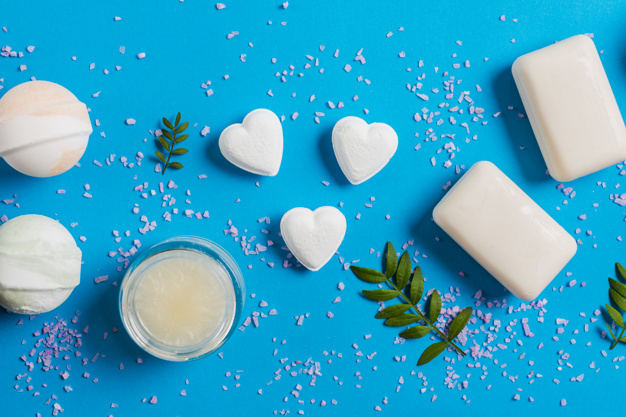
#> input picture image-18-2-2.jpg, 626 x 417 px
$ jupyter execute --allow-errors course18-chap2.ipynb   (older library calls are emulated)
#> lines starting #> are read from the running program, lines starting #| are printed output that depends on the picture
[cell 1]
import numpy as np
import pandas as pd
import matplotlib.pyplot as plt
import seaborn as sns
sns.set()

[cell 2]
from skimage import data
from skimage.filters import sobel, gaussian
from skimage.color import rgb2gray
from skimage.exposure import equalize_adapthist, equalize_hist
from skimage.transform import rotate, rescale, resize
from skimage.morphology import binary_dilation, binary_erosion

[cell 3]
soaps = plt.imread('./image-18-2-2.jpg')
#> soaps is the input picture: shape (417, 626, 3); mean R, G, B 56.5, 165.4, 199.6
bldgs = plt.imread('./image-18-2-3.jpg')
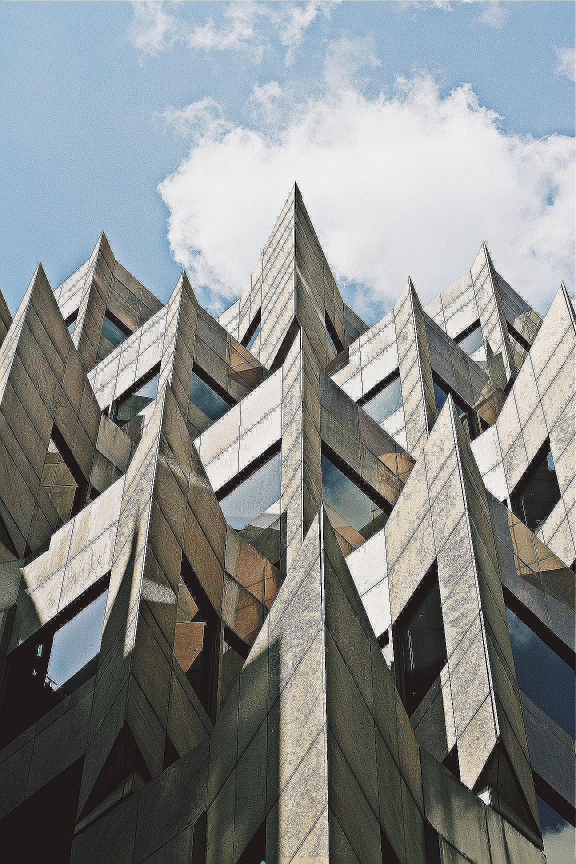
#> input picture image-18-2-3.jpg, 1152 x 1728 px (shown at 1/2 size)
#> bldgs is the input picture: shape (1728, 1152, 3); mean R, G, B 136.2, 139.8, 139.3
xray = plt.imread('./image-18-2-6.jpg')
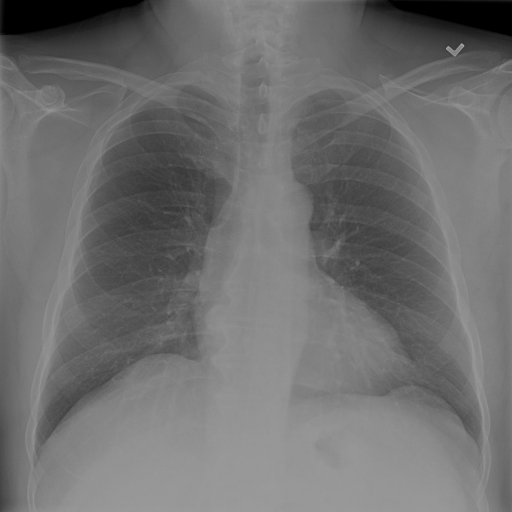
#> input picture image-18-2-6.jpg, 1024 x 1024 px (shown at 1/2 size)
#> xray is the input picture: shape (1024, 1024) float32; min 0, max 0.675, mean 0.437
aerial = plt.imread('./image-18-2-7.jpg')
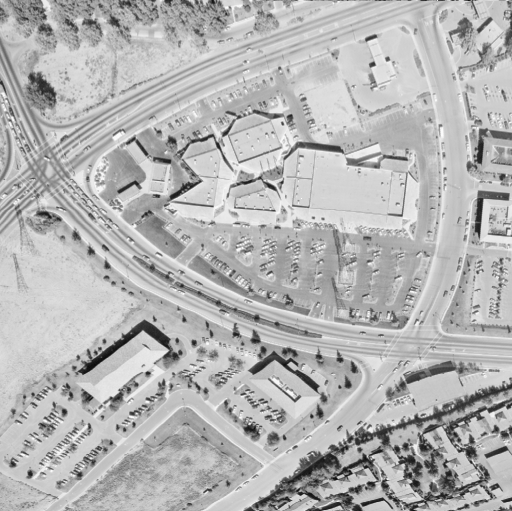
#> input picture image-18-2-7.jpg, 512 x 511 px
#> aerial is the input picture: shape (511, 512) float32; min 0.0471, max 0.988, mean 0.708
kitty = plt.imread('./image-18-2-10.jpg')
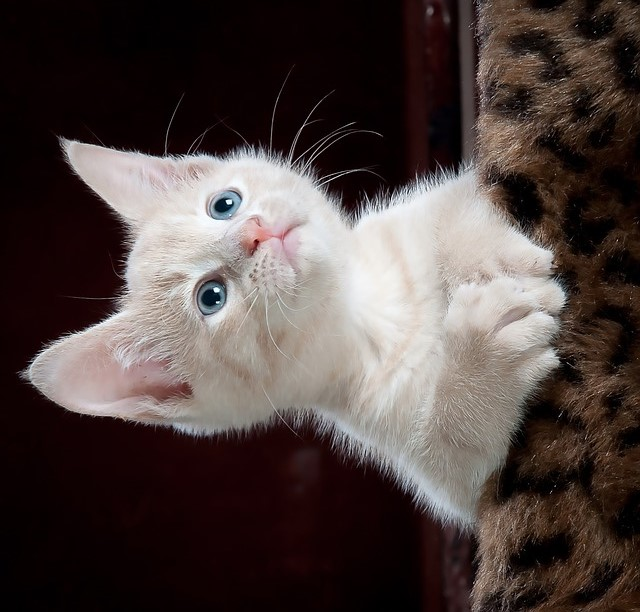
#> input picture image-18-2-10.jpg, 640 x 612 px
#> kitty is the input picture: shape (612, 640, 3); mean R, G, B 78.6, 66.9, 64.4
dogs = plt.imread('./image-18-2-12.jpg')
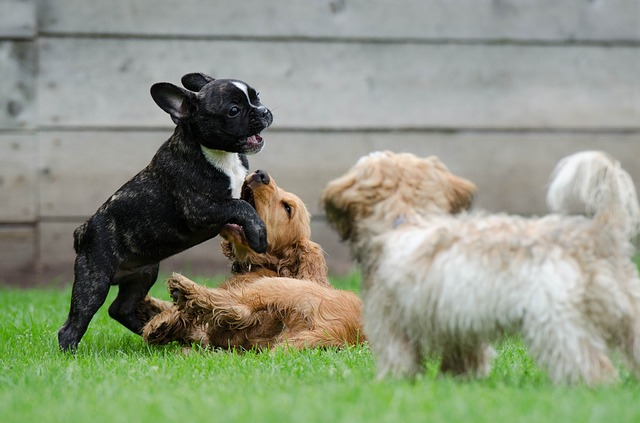
#> input picture image-18-2-12.jpg, 640 x 423 px
#> dogs is the input picture: shape (423, 640, 3); mean R, G, B 140.7, 147.6, 127.1
#> (the rest of this cell did not finish here and is left out)

# Jump into filtering

[cell 4]
def show_image(image, title='Image', cmap_type='gray', ax=None):
    if ax == None:
        plt.imshow(image, cmap=cmap_type)
        plt.title(title)
        plt.axis('off')
        plt.show()
    else:
        ax.imshow(image, cmap=cmap_type)
        ax.set(title=title)
        ax.axis('off')

[cell 5]
def plot_comparison(original, filtered, title_filtered):

    fig, (ax1, ax2) = plt.subplots(1, 2, figsize=(8, 6),
                                   sharex=True, sharey=True)

    ax1.imshow(original, cmap='gray')
    ax1.set(title='Original')
    ax1.axis('off')
    ax2.imshow(filtered, cmap='gray')
    ax2.set(title=title_filtered)
    ax2.axis('off')

## Edge detection

[cell 6]
soaps_gray = rgb2gray(soaps)

# apply sobel edge detection
edge_sobel = sobel(soaps_gray)

plot_comparison(soaps, edge_sobel, 'Sobel')

## Blurring to reduce noise

[cell 7]
# apply gaussian filter to bldgs
bldgs_gaussian = gaussian(bldgs, multichannel=True)

plot_comparison(bldgs, bldgs_gaussian, 'Gaussian')

# Contrast enhancement

## Medical images

[cell 8]
fig, (ax1, ax2) = plt.subplots(1, 2, figsize=(15, 5))

show_image(xray,
           'Original',
           ax=ax1)

sns.distplot(xray.ravel(),
             kde=False,
             bins=256,
             color='black',
             ax=ax2)
ax2.set(title='Histogram of Image')

plt.show()
#> figure, not shown here; panel 2: tallest bar 20508 high, from x = 0 to 0.00263

[cell 9]
# use histogram equalization to improve contrast
xray_eq = equalize_hist(xray)

plot_comparison(xray, xray_eq, 'Equalized Histogram')

## Aerial image

[cell 10]
# use histogram equalization to improve contrast
aerial_eq = equalize_hist(aerial)
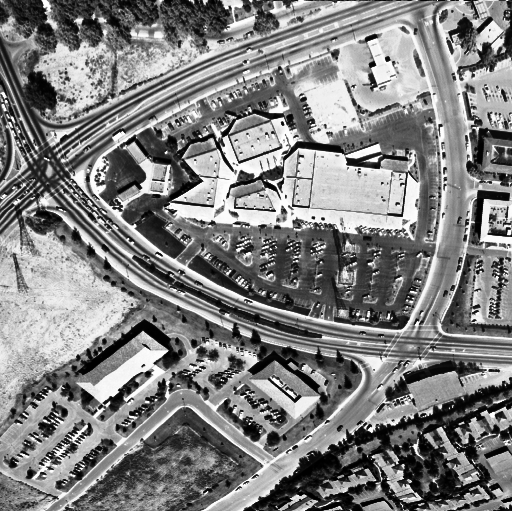
#> aerial_eq: shape (511, 512) float32; min 7.64e-06, max 1, mean 0.504

plot_comparison(aerial, aerial_eq, 'Equalized Histogram')

## Let's add some impact and contrast

[cell 11]
coffee = data.coffee()
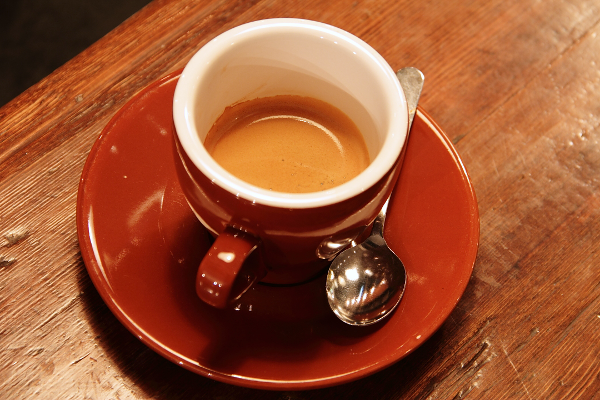
#> input picture skimage.data.coffee(), 600 x 400 px
#> coffee is the input picture: shape (400, 600, 3); mean R, G, B 158.6, 85.8, 51.5

# apply adaptive equalization

coffee_aeq = equalize_adapthist(coffee, clip_limit=0.03)
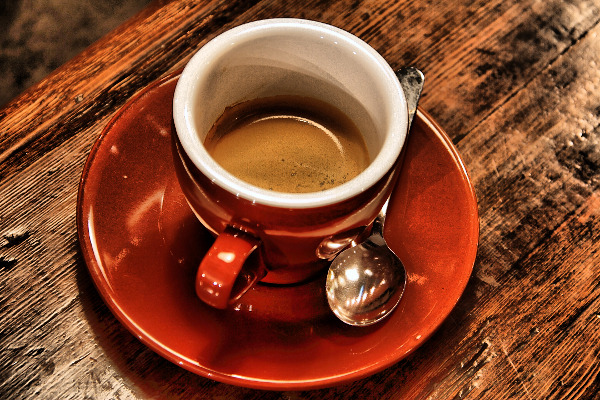
#> coffee_aeq: shape (400, 600, 3) float64; mean R, G, B 0.522, 0.277, 0.17

plot_comparison(coffee, coffee_aeq, 'Adaptive Equalization')

# Transformations

## Aliasing, rotating and rescaling

[cell 12]
plot_comparison(kitty, rotate(kitty, -90), 'Rotated 90 degrees clockwise')

[cell 13]
fig, (ax1, ax2) = plt.subplots(1, 2, figsize=(8, 6))

show_image(rescale(rotate(kitty, -90), 1/4,anti_aliasing=True, multichannel=True),
           'Transformed with anti-aliasing',
           ax=ax1)

show_image(rescale(rotate(kitty, -90), 1/4,anti_aliasing=False, multichannel=True),
           'Transformed without anti-aliasing',
           ax=ax2)

plt.show()
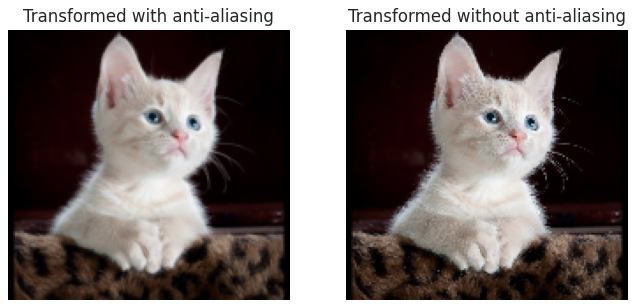
#> figure drawn by matplotlib, 2 panels

Seems like the anti aliasing filter prevents the poor pixelation effect to happen, making it look better but also less sharp.

## Enlarging images

[cell 14]
rocket = data.rocket()
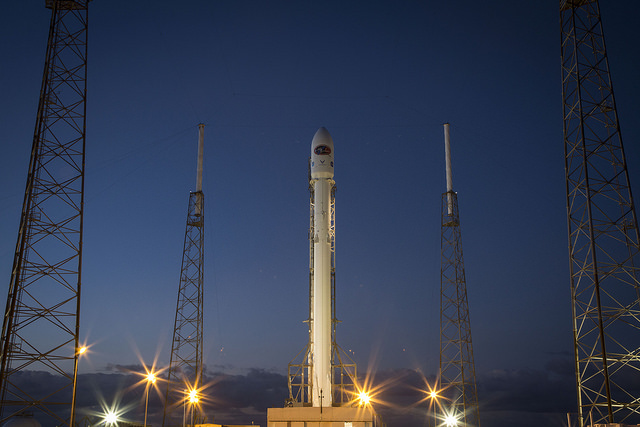
#> input picture skimage.data.rocket(), 640 x 427 px
#> rocket is the input picture: shape (427, 640, 3); mean R, G, B 52.3, 61.3, 82.3

rocket_x3 = rescale(rocket, 3,
                    anti_aliasing=True,
                    multichannel=True)

fig, (ax1, ax2) = plt.subplots(1, 2, figsize=(8, 6))

show_image(rocket,
           ax=ax1)

show_image(rocket_x3,
           '3x enlarged image',
           ax=ax2)
ax1.axis('on')
ax1.grid(False)
ax2.axis('on')
ax2.grid(False)

plt.show()

## Proportionally resizing

[cell 15]
# set proportional heights so it's half its size
height = int(dogs.shape[0] / 2)
#> height = 211
width = int(dogs.shape[1] / 2)
#> width = 320

# resize
dogs_resized = resize(dogs,
                      (height, width),
                      anti_aliasing=True)

fig, (ax1, ax2) = plt.subplots(1, 2, figsize=(8, 6))

show_image(dogs,
           ax=ax1)

show_image(dogs_resized,
           'half the size',
           ax=ax2)
ax1.axis('on')
ax1.grid(False)
ax2.axis('on')
ax2.grid(False)

plt.show()
